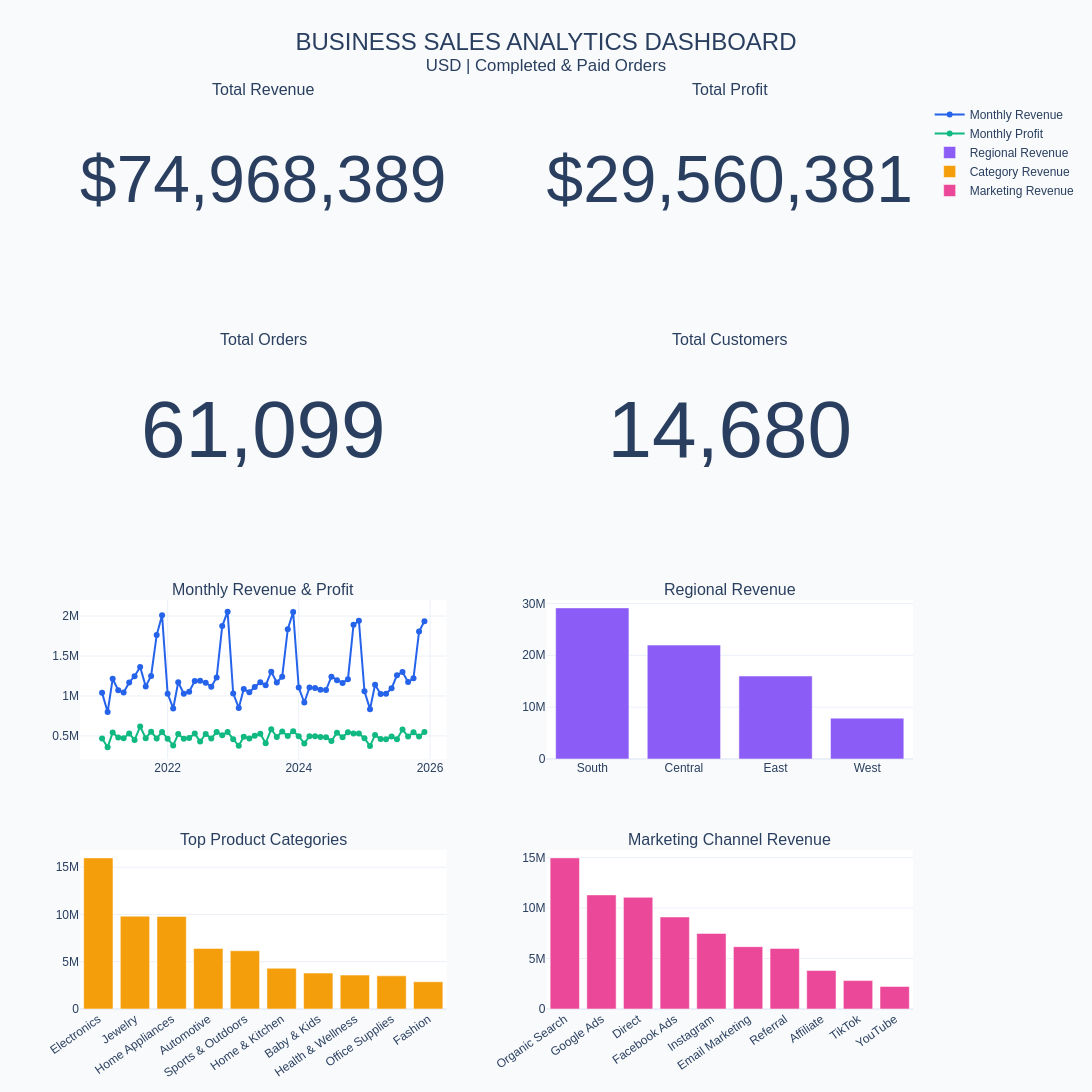

Write notebook code for a chart like this one.
### Code cell
# STEP 25.6 - Professional Interactive Sales Dashboard

fig = make_subplots(
    rows=4,
    cols=2,

    specs=[
        [{"type": "indicator"}, {"type": "indicator"}],
        [{"type": "indicator"}, {"type": "indicator"}],
        [{"type": "xy"}, {"type": "xy"}],
        [{"type": "xy"}, {"type": "xy"}]
    ],

    subplot_titles=[
        "Total Revenue",
        "Total Profit",
        "Total Orders",
        "Total Customers",
        "Monthly Revenue & Profit",
        "Regional Revenue",
        "Top Product Categories",
        "Marketing Channel Revenue"
    ],

    vertical_spacing=0.10,
    horizontal_spacing=0.12
)

# KPI 1 - Revenue
fig.add_trace(
    go.Indicator(
        mode="number",
        value=total_revenue,
        number={
            "prefix": "$",
            "valueformat": ",.0f"
        }
    ),
    row=1,
    col=1
)

# KPI 2 - Profit
fig.add_trace(
    go.Indicator(
        mode="number",
        value=total_profit,
        number={
            "prefix": "$",
            "valueformat": ",.0f"
        }
    ),
    row=1,
    col=2
)

# KPI 3 - Orders
fig.add_trace(
    go.Indicator(
        mode="number",
        value=total_orders,
        number={"valueformat": ",.0f"}
    ),
    row=2,
    col=1
)

# KPI 4 - Customers
fig.add_trace(
    go.Indicator(
        mode="number",
        value=total_customers,
        number={"valueformat": ",.0f"}
    ),
    row=2,
    col=2
)

# Monthly Revenue
fig.add_trace(
    go.Scatter(
        x=monthly_dashboard["Year_Month"],
        y=monthly_dashboard["Revenue"],
        mode="lines+markers",
        name="Monthly Revenue",
        line={"color": "#2563EB"}
    ),
    row=3,
    col=1
)

# Monthly Profit
fig.add_trace(
    go.Scatter(
        x=monthly_dashboard["Year_Month"],
        y=monthly_dashboard["Profit"],
        mode="lines+markers",
        name="Monthly Profit",
        line={"color": "#10B981"}
    ),
    row=3,
    col=1
)

# Regional Revenue
fig.add_trace(
    go.Bar(
        x=regional_dashboard["region"],
        y=regional_dashboard["Revenue"],
        name="Regional Revenue",
        marker_color="#8B5CF6"
    ),
    row=3,
    col=2
)

# Category Revenue
fig.add_trace(
    go.Bar(
        x=category_dashboard["Category"],
        y=category_dashboard["Revenue"],
        name="Category Revenue",
        marker_color="#F59E0B"
    ),
    row=4,
    col=1
)

# Marketing Revenue
fig.add_trace(
    go.Bar(
        x=marketing_dashboard["marketing_channel"],
        y=marketing_dashboard["Revenue"],
        name="Marketing Revenue",
        marker_color="#EC4899"
    ),
    row=4,
    col=2
)

fig.update_layout(
    title={
        "text": (
            "BUSINESS SALES ANALYTICS DASHBOARD"
            "<br><sup>USD | Completed & Paid Orders</sup>"
        ),
        "x": 0.5,
        "font": {"size": 24}
    },

    template="plotly_white",

    height=1500,
    width=1400,

    showlegend=True,

    paper_bgcolor="#F8FAFC",

    font={
        "family": "Arial",
        "size": 12
    }
)

fig.update_xaxes(
    tickangle=-35,
    row=4
)

fig.show()

print("INTERACTIVE BUSINESS DASHBOARD CREATED!")

### Figure 1 — Plotly figure (JSON) as saved in the notebook; plotly's stock layout.template omitted (floating-point values rounded to 4 significant figures)
{"data": [{"domain": {"x": [0, 0.44], "y": [0.825, 1]}, "mode": "number", "number": {"prefix": "$", "valueformat": ",.0f"}, "type": "indicator", "value": 74970000.0}, {"domain": {"x": [0.56, 1], "y": [0.825, 1]}, "mode": "number", "number": {"prefix": "$", "valueformat": ",.0f"}, "type": "indicator", "value": 29560000.0}, {"domain": {"x": [0, 0.44], "y": [0.55, 0.725]}, "mode": "number", "number": {"valueformat": ",.0f"}, "type": "indicator", "value": 61099}, {"domain": {"x": [0.56, 1], "y": [0.55, 0.725]}, "mode": "number", "number": {"valueformat": ",.0f"}, "type": "indicator", "value": 14680}, {"line": {"color": "#2563EB"}, "mode": "lines+markers", "name": "Monthly Revenue", "type": "scatter", "x": ["2021-01", "2021-02", "2021-03", "2021-04", "2021-05", "2021-06", "2021-07", "2021-08", "2021-09", "2021-10", "2021-11", "2021-12", "2022-01", "2022-02", "2022-03", "2022-04", "2022-05", "2022-06", "2022-07", "2022-08", "2022-09", "2022-10", "2022-11", "2022-12", "2023-01", "2023-02", "2023-03", "2023-04", "2023-05", "2023-06", "2023-07", "2023-08", "2023-09", "2023-10", "2023-11", "2023-12", "2024-01", "2024-02", "2024-03", "2024-04", "2024-05", "2024-06", "2024-07", "2024-08", "2024-09", "2024-10", "2024-11", "2024-12", "2025-01", "2025-02", "2025-03", "2025-04", "2025-05", "2025-06", "2025-07", "2025-08", "2025-09", "2025-10", "2025-11", "2025-12"], "xaxis": "x", "y": [1039000.0, 799600.0, 1215000.0, 1072000.0, 1043000.0, 1169000.0, 1247000.0, 1363000.0, 1120000.0, 1251000.0, 1762000.0, 2010000.0, 1029000.0, 843800.0, 1171000.0, 1027000.0, 1052000.0, 1188000.0, 1191000.0, 1165000.0, 1116000.0, 1231000.0, 1875000.0, 2055000.0, 1032000.0, 850300.0, 1086000.0, 1046000.0, 1112000.0, 1173000.0, 1133000.0, 1303000.0, 1169000.0, 1241000.0, 1836000.0, 2050000.0, 1105000.0, 918000.0, 1106000.0, 1098000.0, 1077000.0, 1075000.0, 1242000.0, 1198000.0, 1164000.0, 1208000.0, 1891000.0, 1941000.0, 1058000.0, 835200.0, 1141000.0, 1025000.0, 1027000.0, 1096000.0, 1261000.0, 1300000.0, 1174000.0, 1221000.0, 1807000.0, 1936000.0], "yaxis": "y"}, {"line": {"color": "#10B981"}, "mode": "lines+markers", "name": "Monthly Profit", "type": "scatter", "x": ["2021-01", "2021-02", "2021-03", "2021-04", "2021-05", "2021-06", "2021-07", "2021-08", "2021-09", "2021-10", "2021-11", "2021-12", "2022-01", "2022-02", "2022-03", "2022-04", "2022-05", "2022-06", "2022-07", "2022-08", "2022-09", "2022-10", "2022-11", "2022-12", "2023-01", "2023-02", "2023-03", "2023-04", "2023-05", "2023-06", "2023-07", "2023-08", "2023-09", "2023-10", "2023-11", "2023-12", "2024-01", "2024-02", "2024-03", "2024-04", "2024-05", "2024-06", "2024-07", "2024-08", "2024-09", "2024-10", "2024-11", "2024-12", "2025-01", "2025-02", "2025-03", "2025-04", "2025-05", "2025-06", "2025-07", "2025-08", "2025-09", "2025-10", "2025-11", "2025-12"], "xaxis": "x", "y": [467200.0, 357300.0, 542700.0, 480500.0, 471500.0, 530300.0, 449500.0, 617700.0, 471100.0, 553600.0, 468500.0, 549500.0, 465400.0, 380900.0, 522700.0, 464200.0, 474900.0, 529400.0, 430500.0, 524800.0, 466600.0, 550000.0, 507900.0, 549700.0, 459400.0, 375900.0, 490000.0, 468600.0, 500900.0, 527500.0, 409100.0, 584200.0, 485900.0, 556000.0, 498900.0, 559500.0, 496014, 405900.0, 495700.0, 496100.0, 486500.0, 484900.0, 435800.0, 540000.0, 483100.0, 546700.0, 530400.0, 530800.0, 471200.0, 372600.0, 512300.0, 461200.0, 457900.0, 493200.0, 458800.0, 579400.0, 491400.0, 546500.0, 494000.0, 547700.0], "yaxis": "y"}, {"marker": {"color": "#8B5CF6"}, "name": "Regional Revenue", "type": "bar", "x": ["South", "Central", "East", "West"], "xaxis": "x2", "y": [29130000.0, 21960000.0, 16000000.0, 7879000.0], "yaxis": "y2"}, {"marker": {"color": "#F59E0B"}, "name": "Category Revenue", "type": "bar", "x": ["Electronics", "Jewelry", "Home Appliances", "Automotive", "Sports & Outdoors", "Home & Kitchen", "Baby & Kids", "Health & Wellness", "Office Supplies", "Fashion"], "xaxis": "x3", "y": [15980000.0, 9819000.0, 9786000.0, 6408999, 6158000.0, 4304000.0, 3798000.0, 3585000.0, 3510000.0, 2880000.0], "yaxis": "y3"}, {"marker": {"color": "#EC4899"}, "name": "Marketing Revenue", "type": "bar", "x": ["Organic Search", "Google Ads", "Direct", "Facebook Ads", "Instagram", "Email Marketing", "Referral", "Affiliate", "TikTok", "YouTube"], "xaxis": "x4", "y": [14970000.0, 11300000.0, 11060000.0, 9116000.0, 7490000.0, 6172000.0, 6002000.0, 3808000.0, 2814000.0, 2235564], "yaxis": "y4"}], "layout": {"annotations": [{"font": {"size": 16}, "showarrow": false, "text": "Total Revenue", "x": 0.22, "xanchor": "center", "xref": "paper", "y": 1, "yanchor": "bottom", "yref": "paper"}, {"font": {"size": 16}, "showarrow": false, "text": "Total Profit", "x": 0.78, "xanchor": "center", "xref": "paper", "y": 1, "yanchor": "bottom", "yref": "paper"}, {"font": {"size": 16}, "showarrow": false, "text": "Total Orders", "x": 0.22, "xanchor": "center", "xref": "paper", "y": 0.725, "yanchor": "bottom", "yref": "paper"}, {"font": {"size": 16}, "showarrow": false, "text": "Total Customers", "x": 0.78, "xanchor": "center", "xref": "paper", "y": 0.725, "yanchor": "bottom", "yref": "paper"}, {"font": {"size": 16}, "showarrow": false, "text": "Monthly Revenue & Profit", "x": 0.22, "xanchor": "center", "xref": "paper", "y": 0.45, "yanchor": "bottom", "yref": "paper"}, {"font": {"size": 16}, "showarrow": false, "text": "Regional Revenue", "x": 0.78, "xanchor": "center", "xref": "paper", "y": 0.45, "yanchor": "bottom", "yref": "paper"}, {"font": {"size": 16}, "showarrow": false, "text": "Top Product Categories", "x": 0.22, "xanchor": "center", "xref": "paper", "y": 0.175, "yanchor": "bottom", "yref": "paper"}, {"font": {"size": 16}, "showarrow": false, "text": "Marketing Channel Revenue", "x": 0.78, "xanchor": "center", "xref": "paper", "y": 0.175, "yanchor": "bottom", "yref": "paper"}], "font": {"family": "Arial", "size": 12}, "height": 1500, "paper_bgcolor": "#F8FAFC", "showlegend": true, "title": {"font": {"size": 24}, "text": "BUSINESS SALES ANALYTICS DASHBOARD<br><sup>USD | Completed & Paid Orders</sup>", "x": 0.5}, "width": 1400, "xaxis": {"anchor": "y", "domain": [0, 0.44]}, "xaxis2": {"anchor": "y2", "domain": [0.56, 1]}, "xaxis3": {"anchor": "y3", "domain": [0, 0.44], "tickangle": -35}, "xaxis4": {"anchor": "y4", "domain": [0.56, 1], "tickangle": -35}, "yaxis": {"anchor": "x", "domain": [0.275, 0.45]}, "yaxis2": {"anchor": "x2", "domain": [0.275, 0.45]}, "yaxis3": {"anchor": "x3", "domain": [0, 0.175]}, "yaxis4": {"anchor": "x4", "domain": [0, 0.175]}}}
